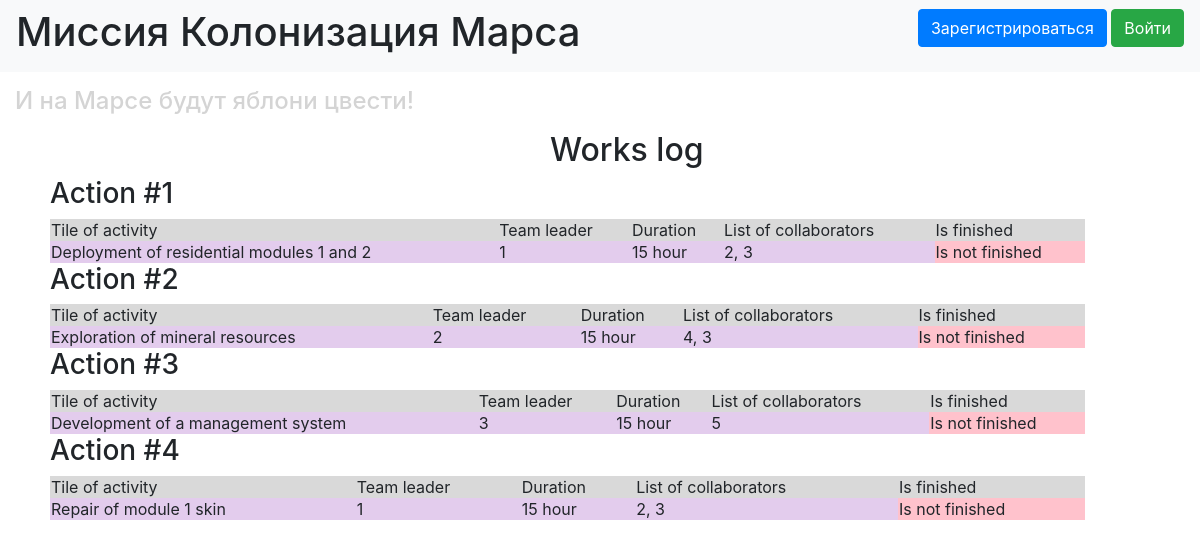
The page / on the database its author committed.
### data/jobs.py (models this page shows)
class Jobs(SqlAlchemyBase):
    __tablename__ = 'jobs'
    id = sqlalchemy.Column(sqlalchemy.Integer,
                           primary_key=True, autoincrement=True)
    team_leader = sqlalchemy.Column(sqlalchemy.Integer,
                                    sqlalchemy.ForeignKey("users.id"), nullable=True)
    user = orm.relation('User')
    job = sqlalchemy.Column(sqlalchemy.String, nullable=True)
    work_size = sqlalchemy.Column(sqlalchemy.Integer, nullable=True)
    collaborators = sqlalchemy.Column(sqlalchemy.Integer, nullable=True)
    start_date = sqlalchemy.Column(sqlalchemy.Date, nullable=True)
    end_date = sqlalchemy.Column(sqlalchemy.Date, nullable=True)
    is_finished = sqlalchemy.Column(sqlalchemy.String, nullable=True)

### Mars App.py (the view)
@app.route('/')
def index():
    session = db_session.create_session()
    job = session.query(Jobs).all()
    return render_template('journal.html', jobs=job)

### data/db_session.py (called while the page is built)
def create_session() -> Session:
    global __factory
    return __factory()

### templates/journal.html
<link rel="stylesheet" href="../static/css/journal.css">
{% extends "base.html" %}
{% block content %}
<h2>Works log</h2>
{% for item in jobs %}
<div class="data">
    <h3>Action #{{loop.index}}</h3>
    <table style="width: 90%;">
        <tr style="background: #d9d9d9">
            <td>Tile of activity</td>
            <td>Team leader</td>
            <td>Duration</td>
            <td>List of collaborators</td>
            <td>Is finished</td>
        </tr>
        <tr>
            <td style="background: #e3cced">{{item.job}}</td>
            <td style="background: #e3cced">{{item.team_leader}}</td>
            <td style="background: #e3cced">{{item.work_size}} hour</td>
            <td style="background: #e3cced">{{item.collaborators}}</td>
            <td style="background: #ffc2cc">
                {% if item.is_finished == 'True' %}
                Is finished
                {% else %}
                Is not finished
                {% endif %}
            </td>
        </tr>
    </table>
</div>
{% endfor %}
{% endblock %}

### templates/base.html (shortened to what this page needs)
<!doctype html>
<html lang="en">
<head>
    <link rel="stylesheet" href="../static/css/base.css">
    <link rel="stylesheet"
          href="https://stackpath.bootstrapcdn.com/bootstrap/4.4.1/css/bootstrap.min.css"
>
</head>
<body>
<header>
    <div class="navbar navbar-light bg-light">
        <h1>Миссия Колонизация Марса</h1>
        {% if current_user.is_authenticated %}
        <a class="navbar-brand" href="/logout">{{ current_user.name }}</a>
        {% else %}
        <p>
            <a class="btn btn-primary " href="/register">Зарегистрироваться</a>
            <a class="btn btn-success" href="/login">Войти</a>
        </p>
        {% endif %}
    </div>
    <h4 class="apple_tree">И на Марсе будут яблони цвести!</h4>
</header>
<main role="main">
    {% block content %}{% endblock %}
</main>
</body>
</html>

### static/css/journal.css (style rules this page uses)
h2 { margin-left: 550; }
.apple_tree { color: #d4d4d4; margin: 15 }
.data { margin-left: 50; }

### static/css/base.css (style rules this page uses)
.apple_tree { color: #d4d4d4; margin: 15 }

### rows shown on the page
Jobs: job "Deployment of residential modules 1 and 2", team_leader "1", work_size "15", collaborators "2, 3", is_finished "Is not finished"
Jobs: job "Exploration of mineral resources", team_leader "2", work_size "15", collaborators "4, 3", is_finished "Is not finished"
Jobs: job "Development of a management system", team_leader "3", work_size "15", collaborators "5", is_finished "Is not finished"
Jobs: job "Repair of module 1 skin", team_leader "1", work_size "15", collaborators "2, 3", is_finished "Is not finished"
